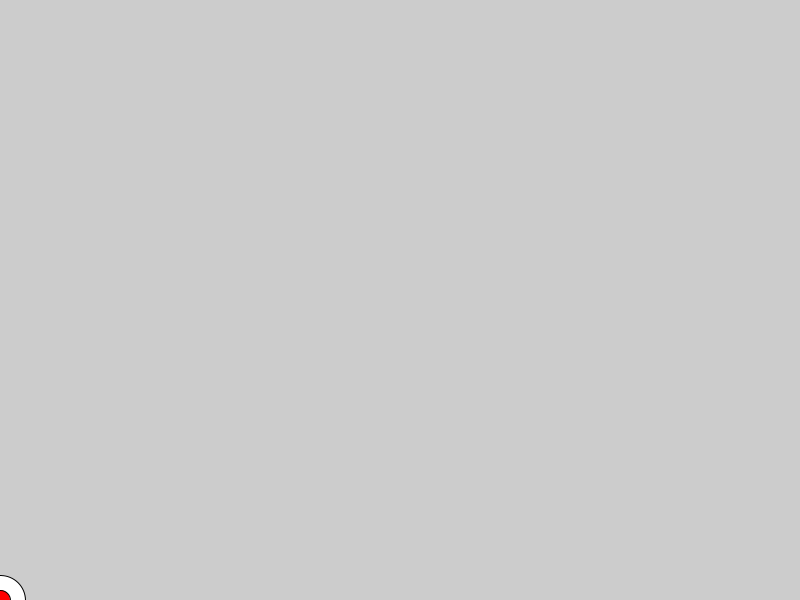
Frame 1 (no input)
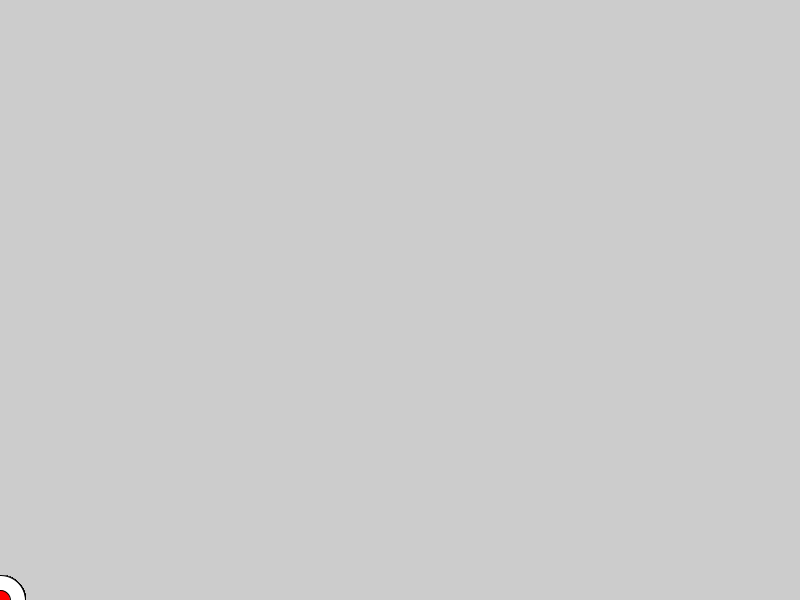
Frame 60 (the mouse pressed at the canvas centre just before this capture)
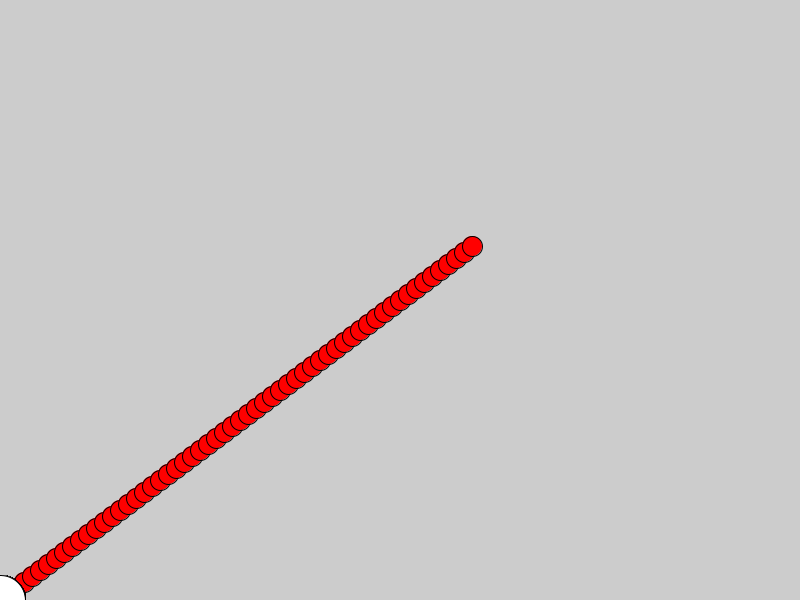
Frame 120 (the mouse held since frame 60 and released just before this capture)

The Processing sketch that drew these frames (run headless with seeded random() and noise(); from frame 60 on, the mouse is pressed at the canvas centre):

// Processing sketch: calculateSteadySpeedAnyAngle
// ── calculateSteadySpeedAnyAngle.pde
float x = 0;
float y = 600;
float cx = 0;
float cy = 0;

void setup(){
  //fullScreen();
  size(800, 600);
}

void draw(){
 //background(50); 
 fill(255);
 circle(0, 600, 50);
 fill(255, 0, 0);
 circle(x, y, 20);
 x += cx;
 y += cy;
}

void mousePressed(){
  x = 0;
  y = 600;
  float xdif = mouseX - 0;
  float ydif = mouseY - 600;
  float speed = dist(0, 600, mouseX, mouseY);
  float ratio = 10 / speed;

  cx = xdif * ratio;
  cy = ydif * ratio;
}
